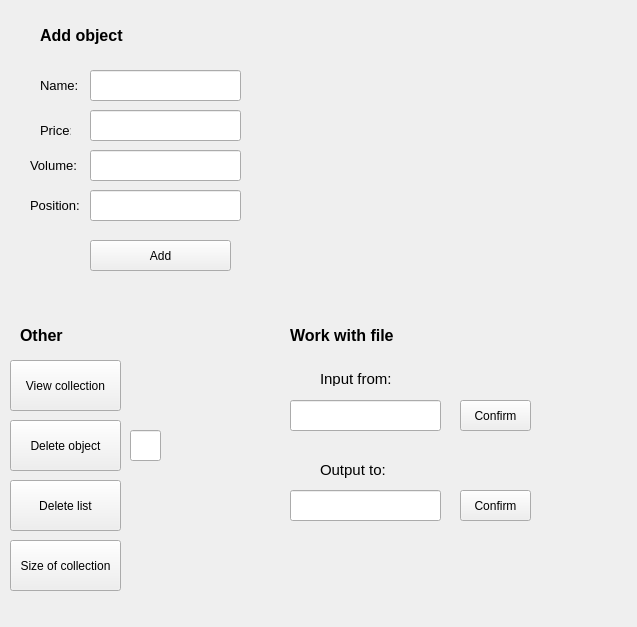
<?xml version="1.0" encoding="UTF-8"?>
<ui version="4.0">
 <class>object_window</class>
 <widget class="QWidget" name="object_window">
  <property name="geometry">
   <rect>
    <x>0</x>
    <y>0</y>
    <width>637</width>
    <height>627</height>
   </rect>
  </property>
  <property name="acceptDrops">
   <bool>false</bool>
  </property>
  <property name="windowTitle">
   <string>Defolt object</string>
  </property>
  <widget class="QLabel" name="label">
   <property name="geometry">
    <rect>
     <x>40</x>
     <y>10</y>
     <width>101</width>
     <height>51</height>
    </rect>
   </property>
   <property name="text">
    <string>&lt;html&gt;&lt;head/&gt;&lt;body&gt;&lt;p&gt;&lt;span style=&quot; font-size:12pt; font-weight:600;&quot;&gt;Add object&lt;/span&gt;&lt;/p&gt;&lt;/body&gt;&lt;/html&gt;</string>
   </property>
  </widget>
  <widget class="QLineEdit" name="object_name">
   <property name="geometry">
    <rect>
     <x>90</x>
     <y>70</y>
     <width>151</width>
     <height>31</height>
    </rect>
   </property>
  </widget>
  <widget class="QLineEdit" name="object_price">
   <property name="geometry">
    <rect>
     <x>90</x>
     <y>110</y>
     <width>151</width>
     <height>31</height>
    </rect>
   </property>
  </widget>
  <widget class="QLineEdit" name="object_volume">
   <property name="geometry">
    <rect>
     <x>90</x>
     <y>150</y>
     <width>151</width>
     <height>31</height>
    </rect>
   </property>
  </widget>
  <widget class="QLabel" name="label_2">
   <property name="geometry">
    <rect>
     <x>40</x>
     <y>70</y>
     <width>41</width>
     <height>31</height>
    </rect>
   </property>
   <property name="text">
    <string>&lt;html&gt;&lt;head/&gt;&lt;body&gt;&lt;p&gt;&lt;span style=&quot; font-size:10pt;&quot;&gt;Name:&lt;/span&gt;&lt;/p&gt;&lt;/body&gt;&lt;/html&gt;</string>
   </property>
  </widget>
  <widget class="QLabel" name="label_3">
   <property name="geometry">
    <rect>
     <x>40</x>
     <y>120</y>
     <width>31</width>
     <height>21</height>
    </rect>
   </property>
   <property name="text">
    <string>&lt;html&gt;&lt;head/&gt;&lt;body&gt;&lt;p&gt;&lt;span style=&quot; font-size:10pt;&quot;&gt;Price:&lt;/span&gt;&lt;/p&gt;&lt;/body&gt;&lt;/html&gt;</string>
   </property>
  </widget>
  <widget class="QLabel" name="label_4">
   <property name="geometry">
    <rect>
     <x>30</x>
     <y>150</y>
     <width>51</width>
     <height>31</height>
    </rect>
   </property>
   <property name="text">
    <string>&lt;html&gt;&lt;head/&gt;&lt;body&gt;&lt;p&gt;&lt;span style=&quot; font-size:10pt;&quot;&gt;Volume:&lt;/span&gt;&lt;/p&gt;&lt;/body&gt;&lt;/html&gt;</string>
   </property>
  </widget>
  <widget class="QPushButton" name="add">
   <property name="geometry">
    <rect>
     <x>90</x>
     <y>240</y>
     <width>141</width>
     <height>31</height>
    </rect>
   </property>
   <property name="text">
    <string>Add</string>
   </property>
  </widget>
  <widget class="QLineEdit" name="object_position">
   <property name="geometry">
    <rect>
     <x>90</x>
     <y>190</y>
     <width>151</width>
     <height>31</height>
    </rect>
   </property>
   <property name="text">
    <string/>
   </property>
  </widget>
  <widget class="QLabel" name="label_5">
   <property name="geometry">
    <rect>
     <x>30</x>
     <y>190</y>
     <width>51</width>
     <height>31</height>
    </rect>
   </property>
   <property name="text">
    <string>&lt;html&gt;&lt;head/&gt;&lt;body&gt;&lt;p&gt;&lt;span style=&quot; font-size:10pt;&quot;&gt;Position:&lt;/span&gt;&lt;/p&gt;&lt;/body&gt;&lt;/html&gt;</string>
   </property>
  </widget>
  <widget class="QLabel" name="label_6">
   <property name="geometry">
    <rect>
     <x>20</x>
     <y>310</y>
     <width>61</width>
     <height>51</height>
    </rect>
   </property>
   <property name="text">
    <string>&lt;html&gt;&lt;head/&gt;&lt;body&gt;&lt;p&gt;&lt;span style=&quot; font-size:12pt; font-weight:600;&quot;&gt;Other&lt;/span&gt;&lt;/p&gt;&lt;/body&gt;&lt;/html&gt;</string>
   </property>
  </widget>
  <widget class="QPushButton" name="view_collection">
   <property name="geometry">
    <rect>
     <x>10</x>
     <y>360</y>
     <width>111</width>
     <height>51</height>
    </rect>
   </property>
   <property name="text">
    <string>View collection</string>
   </property>
  </widget>
  <widget class="QLineEdit" name="object_number">
   <property name="geometry">
    <rect>
     <x>130</x>
     <y>430</y>
     <width>31</width>
     <height>31</height>
    </rect>
   </property>
   <property name="text">
    <string/>
   </property>
  </widget>
  <widget class="QPushButton" name="delete_number">
   <property name="geometry">
    <rect>
     <x>10</x>
     <y>420</y>
     <width>111</width>
     <height>51</height>
    </rect>
   </property>
   <property name="text">
    <string>Delete object</string>
   </property>
  </widget>
  <widget class="QPushButton" name="delete_list">
   <property name="geometry">
    <rect>
     <x>10</x>
     <y>480</y>
     <width>111</width>
     <height>51</height>
    </rect>
   </property>
   <property name="text">
    <string>Delete list</string>
   </property>
  </widget>
  <widget class="QPushButton" name="size_of_collection">
   <property name="geometry">
    <rect>
     <x>10</x>
     <y>540</y>
     <width>111</width>
     <height>51</height>
    </rect>
   </property>
   <property name="text">
    <string>Size of collection</string>
   </property>
  </widget>
  <widget class="QLabel" name="label_7">
   <property name="geometry">
    <rect>
     <x>290</x>
     <y>310</y>
     <width>131</width>
     <height>51</height>
    </rect>
   </property>
   <property name="text">
    <string>&lt;html&gt;&lt;head/&gt;&lt;body&gt;&lt;p&gt;&lt;span style=&quot; font-size:12pt; font-weight:600;&quot;&gt;Work with file&lt;/span&gt;&lt;/p&gt;&lt;/body&gt;&lt;/html&gt;</string>
   </property>
  </widget>
  <widget class="QLineEdit" name="file_input_name">
   <property name="geometry">
    <rect>
     <x>290</x>
     <y>400</y>
     <width>151</width>
     <height>31</height>
    </rect>
   </property>
  </widget>
  <widget class="QLineEdit" name="file_output_name">
   <property name="geometry">
    <rect>
     <x>290</x>
     <y>490</y>
     <width>151</width>
     <height>31</height>
    </rect>
   </property>
  </widget>
  <widget class="QPushButton" name="input_file">
   <property name="geometry">
    <rect>
     <x>460</x>
     <y>400</y>
     <width>71</width>
     <height>31</height>
    </rect>
   </property>
   <property name="text">
    <string>Confirm</string>
   </property>
  </widget>
  <widget class="QPushButton" name="output_file">
   <property name="geometry">
    <rect>
     <x>460</x>
     <y>490</y>
     <width>71</width>
     <height>31</height>
    </rect>
   </property>
   <property name="text">
    <string>Confirm</string>
   </property>
  </widget>
  <widget class="QLabel" name="label_8">
   <property name="geometry">
    <rect>
     <x>320</x>
     <y>370</y>
     <width>121</width>
     <height>16</height>
    </rect>
   </property>
   <property name="text">
    <string>&lt;html&gt;&lt;head/&gt;&lt;body&gt;&lt;p&gt;&lt;span style=&quot; font-size:11pt;&quot;&gt;Input from:&lt;/span&gt;&lt;/p&gt;&lt;/body&gt;&lt;/html&gt;</string>
   </property>
  </widget>
  <widget class="QLabel" name="label_9">
   <property name="geometry">
    <rect>
     <x>320</x>
     <y>460</y>
     <width>81</width>
     <height>21</height>
    </rect>
   </property>
   <property name="text">
    <string>&lt;html&gt;&lt;head/&gt;&lt;body&gt;&lt;p&gt;&lt;span style=&quot; font-size:11pt;&quot;&gt;Output to:&lt;/span&gt;&lt;/p&gt;&lt;/body&gt;&lt;/html&gt;</string>
   </property>
  </widget>
 </widget>
 <resources/>
 <connections/>
</ui>
